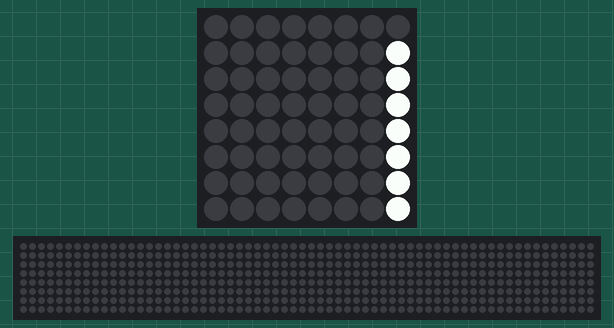
Simulated run of this program. Board: Raspberry Pi (BCM pin numbers) with a Sense HAT. Parts: the Sense HAT's 8×8 RGB LED matrix, a strip that is not on the board, showing the scrolling text unrolled. The 64×8 strip is a reading aid, not a part: it shows the text the matrix is scrolling, unrolled, one strip-width of it at a time. At 27.0 s the program stops and its outputs stay as they are.

Above: at 0.17 s.
At 3.39 s:
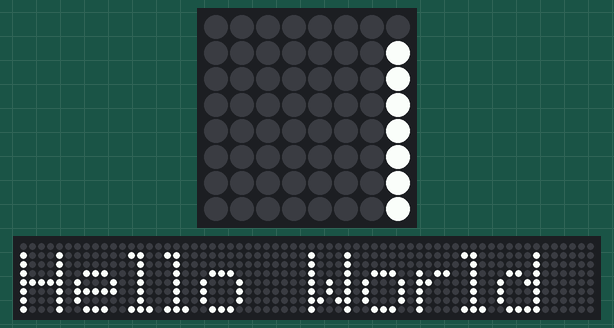
At 6.61 s:
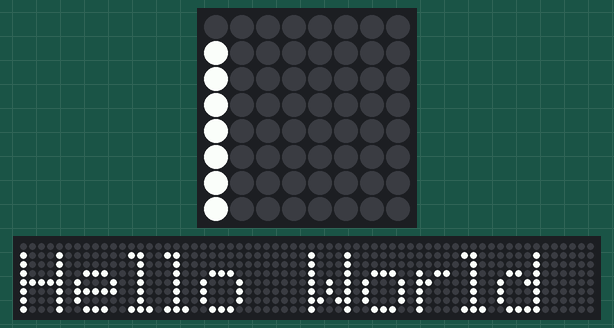
At 13.66 s:
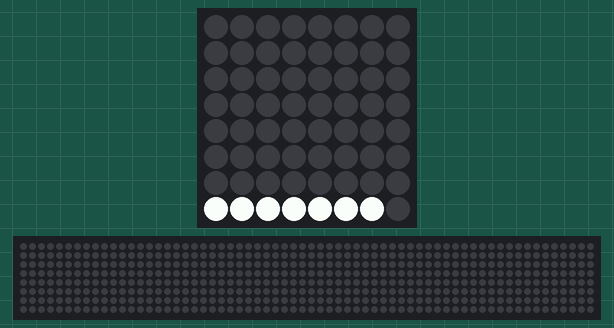
At 20.41 s:
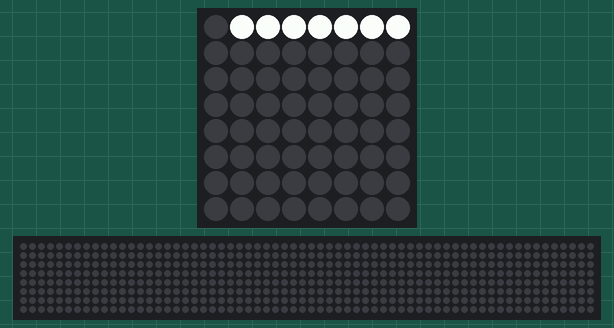
At 26.96 s:
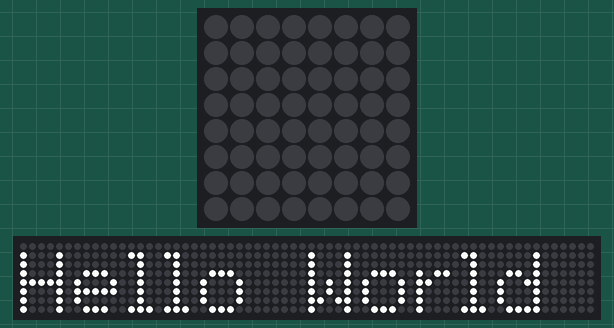

The program:

HelloWorld_1.py
```python
# Application - HelloWorld_1.py

# import the sense_hat module
from sense_hat import SenseHat

# use the SenseHat() class to create an object 'sense'
sense = SenseHat()

# Use the show_message() method of the 'sense' object to display
# your message. The sense hat led screen should scroll Hello World
sense.show_message("Hello World")

# Rotate the display by 180 degrees
sense.set_rotation(180)
# display the message with new orientation
sense.show_message("Hello World")

# Rotate the display by 90 degrees
sense.set_rotation(90)
# display the message with new orientation
sense.show_message("Hello World")

# Rotate the display by 270 degrees
sense.set_rotation(270)
# display the message with new orientation
sense.show_message("Hello World")
```
